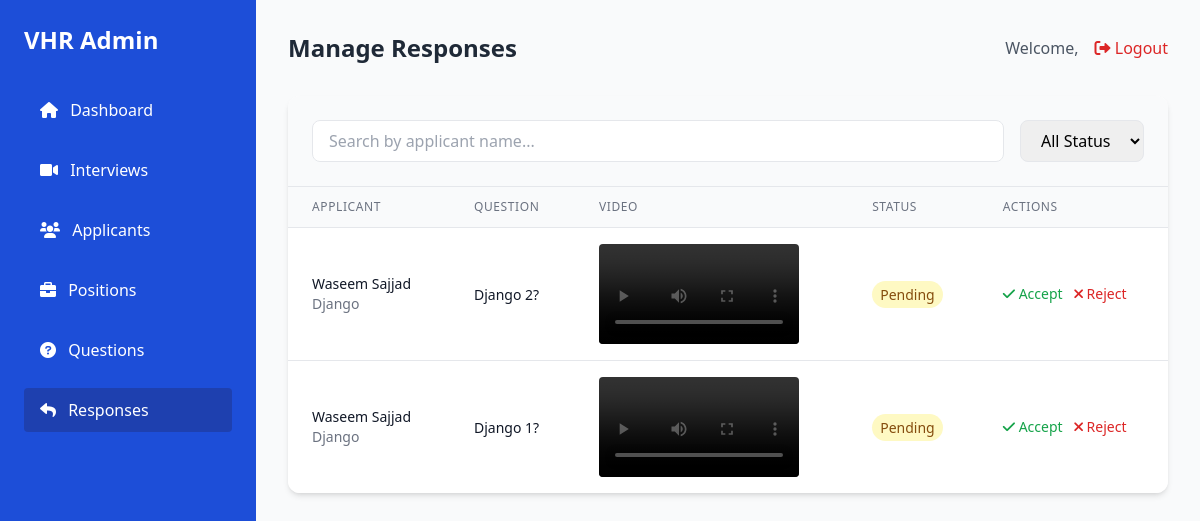
The app's page /responses/, older data.
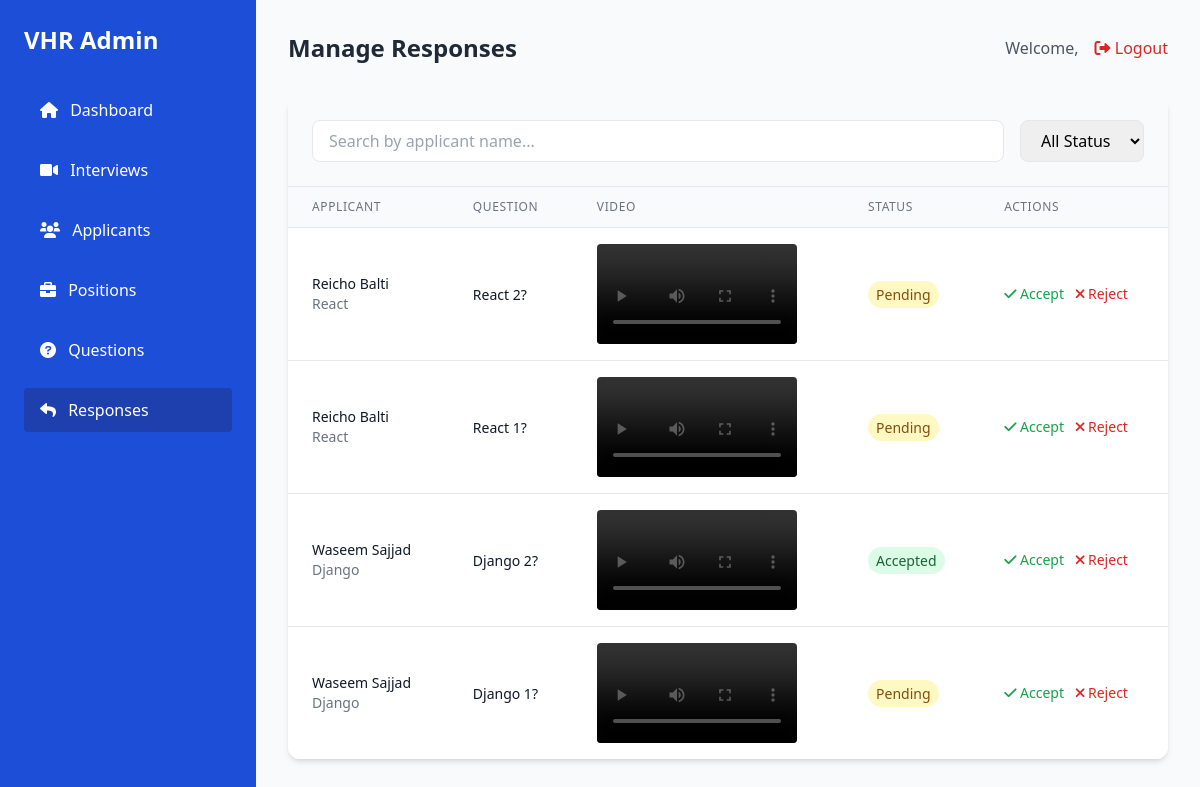
The same page, newer data.
### interviews/models.py (models this page shows, shortened)
class ApplicantResponse(models.Model):
    STATUS_CHOICES = [
        ('Pending', 'Pending'),
        ('Accepted', 'Accepted'),
        ('Rejected', 'Rejected'),
    ]
    applicant = models.ForeignKey(Applicant, on_delete=models.CASCADE, related_name="responses")
    question = models.ForeignKey(Question, on_delete=models.CASCADE, related_name="responses")
    video_response = models.FileField(upload_to='videos/', null=True, blank=True)
    submission_time = models.DateTimeField(auto_now_add=True)
    status = models.CharField(max_length=10, choices=STATUS_CHOICES, default='Pending')

class Applicant(models.Model):
    STATUS_CHOICES = [
        ('Pending', 'Pending'),
        ('Selected', 'Selected'),
        ('Rejected', 'Rejected'),
    ]
    user = models.ForeignKey(User, on_delete=models.CASCADE, related_name="applicants", null=True, blank=True)
    fullname = models.CharField(max_length=255)
    email = models.EmailField()
    position = models.ForeignKey(Position, on_delete=models.CASCADE, related_name="applicants")
    status = models.CharField(max_length=10, choices=STATUS_CHOICES, default='Pending')
    resume = models.FileField(upload_to='resumes/', null=True, blank=True)
    class Meta:
        unique_together = ('email', 'position')

class Position(models.Model):
    name = models.CharField(max_length=255, unique=True)

class Question(models.Model):
    text = models.TextField()
    positions = models.ManyToManyField(Position, related_name="questions")
    time_limit = models.IntegerField(default=60)  # Time limit in seconds

### interviews/views.py (the view)
# urls.py: path('responses/', manage_responses, name='manage_responses'),
def manage_responses(request):
    responses = ApplicantResponse.objects.all()
    applicant_id = request.GET.get('applicant')
    if applicant_id:
        responses = responses.filter(applicant_id=applicant_id)
    responses = responses.select_related(
        'applicant', 'question', 'applicant__position'
    ).order_by('-submission_time')
    return render(request, 'admin/manage_responses.html', {
        'responses': responses,
        'applicant_id': applicant_id
    })

### interviews/templates/admin/manage_responses.html (shortened to what this page needs)
{% extends "admin/base_admin.html" %}
{% block page_title %}Manage Responses{% endblock %}
{% block admin_content %}
<div class="bg-white rounded-xl shadow-md overflow-hidden">
    <div class="p-6 bg-gray-50 border-b">
        <div class="flex items-center space-x-4">
            <div class="flex-1">
                <input type="text" id="search" placeholder="Search by applicant name..."
                       class="w-full px-4 py-2 border rounded-lg focus:ring-2 focus:ring-blue-500 focus:border-blue-500">
            </div>
            <select id="status-filter" class="px-4 py-2 border rounded-lg focus:ring-2 focus:ring-blue-500 focus:border-blue-500">
                <option value="">All Status</option>
            </select>
        </div>
    </div>
    <div class="overflow-x-auto">
        <table class="min-w-full divide-y divide-gray-200">
            <thead class="bg-gray-50">
                <tr>
                    <th class="px-6 py-3 text-left text-xs font-medium text-gray-500 uppercase tracking-wider">Applicant</th>
                    <th class="px-6 py-3 text-left text-xs font-medium text-gray-500 uppercase tracking-wider">Question</th>
                    <th class="px-6 py-3 text-left text-xs font-medium text-gray-500 uppercase tracking-wider">Video</th>
                    <th class="px-6 py-3 text-left text-xs font-medium text-gray-500 uppercase tracking-wider">Status</th>
                    <th class="px-6 py-3 text-left text-xs font-medium text-gray-500 uppercase tracking-wider">Actions</th>
                </tr>
            </thead>
            <tbody class="bg-white divide-y divide-gray-200">
                {% for response in responses %}
                <tr class="hover:bg-gray-50 transition">
                    <td class="px-6 py-4 whitespace-nowrap">
                        <div class="text-sm">
                            <div class="font-medium text-gray-900">{{ response.applicant.fullname }}</div>
                            <div class="text-gray-500">{{ response.applicant.position.name }}</div>
                        </div>
                    </td>
                    <td class="px-6 py-4">
                        <span class="text-sm text-gray-900">{{ response.question.text|truncatechars:100 }}</span>
                    </td>
                    <td class="px-6 py-4">
                        {% if response.video_response %}
                        <video width="200" controls class="rounded">
                            <source src="{{ response.video_response.url }}" type="video/webm">
                        </video>
                        {% else %}
                        <span class="text-sm text-gray-500">No video uploaded</span>
                        {% endif %}
                    </td>
                    <td class="px-6 py-4 whitespace-nowrap">
                        <span class="px-2 py-1 text-sm rounded-full
                            {% if response.status == 'Pending' %}bg-yellow-100 text-yellow-800
                            {% elif response.status == 'Accepted' %}bg-green-100 text-green-800
                            {% else %}bg-red-100 text-red-800{% endif %}">
                            {{ response.status }}
                        </span>
                    </td>
                    <td class="px-6 py-4 whitespace-nowrap text-sm font-medium space-x-2">
                        <button onclick="acceptResponse({{ response.id }})"
                                class="text-green-600 hover:text-green-900">
                            <i class="fas fa-check"></i> Accept
                        </button>
                        <button onclick="rejectResponse({{ response.id }})"
                                class="text-red-600 hover:text-red-900">
                            <i class="fas fa-times"></i> Reject
                        </button>
                    </td>
                </tr>
                {% empty %}
                <tr>
                    <td colspan="5" class="px-6 py-4 text-center text-gray-500">
                        No responses available.
                    </td>
                </tr>
                {% endfor %}
            </tbody>
        </table>
    </div>
</div>
{% endblock %}

### interviews/templates/admin/base_admin.html (shortened to what this page needs)
{% load static %}
<!DOCTYPE html>
<html lang="en">
<head>
    <script src="https://cdn.tailwindcss.com"></script>
    <link href="https://cdnjs.cloudflare.com/ajax/libs/font-awesome/6.0.0/css/all.min.css" rel="stylesheet">
</head>
<body class="bg-gray-50">
    <div class="fixed inset-y-0 left-0 w-64 bg-blue-700 text-white">
        <div class="p-6">
            <h1 class="text-2xl font-bold mb-8">VHR Admin</h1>
            <nav class="space-y-4">
                <a href="{% url 'admin_dashboard' %}" class="block py-2.5 px-4 rounded transition {% if request.resolver_match.url_name == 'admin_dashboard' %}bg-blue-800{% endif %} hover:bg-blue-800">
                    <i class="fas fa-home mr-2"></i> Dashboard
                </a>
                <a href="{% url 'manage_interviews' %}" class="block py-2.5 px-4 rounded transition {% if request.resolver_match.url_name == 'manage_interviews' %}bg-blue-800{% endif %} hover:bg-blue-800">
                    <i class="fas fa-video mr-2"></i> Interviews
                </a>
                <a href="{% url 'manage_applicants' %}" class="block py-2.5 px-4 rounded transition {% if request.resolver_match.url_name == 'manage_applicants' %}bg-blue-800{% endif %} hover:bg-blue-800">
                    <i class="fas fa-users mr-2"></i> Applicants
                </a>
                <a href="{% url 'manage_positions' %}" class="block py-2.5 px-4 rounded transition {% if request.resolver_match.url_name == 'manage_positions' %}bg-blue-800{% endif %} hover:bg-blue-800">
                    <i class="fas fa-briefcase mr-2"></i> Positions
                </a>
                <a href="{% url 'manage_questions' %}" class="block py-2.5 px-4 rounded transition {% if request.resolver_match.url_name == 'manage_questions' %}bg-blue-800{% endif %} hover:bg-blue-800">
                    <i class="fas fa-question-circle mr-2"></i> Questions
                </a>
                <a href="{% url 'manage_responses' %}" class="block py-2.5 px-4 rounded transition {% if request.resolver_match.url_name == 'manage_responses' %}bg-blue-800{% endif %} hover:bg-blue-800">
                    <i class="fas fa-reply mr-2"></i> Responses
                </a>
            </nav>
        </div>
    </div>
    <div class="ml-64 p-8">
        <div class="flex justify-between items-center mb-8">
            <h2 class="text-2xl font-bold text-gray-800">{% block page_title %}{% endblock %}</h2>
            <div class="flex items-center space-x-4">
                <span class="text-gray-600">Welcome, {{ request.user.username }}</span>
                <a href="{% url 'logout' %}" class="text-red-600 hover:text-red-800">
                    <i class="fas fa-sign-out-alt"></i> Logout
                </a>
            </div>
        </div>
        {% block admin_content %}{% endblock %}
    </div>
</body>
</html>

Row changes from the older to the newer data that the page shows:
removed ApplicantResponse: applicant.fullname "Waseem Sajjad", applicant.position.name "Django", question.text "Django 2?", status "Pending"
added ApplicantResponse: applicant.fullname "Reicho Balti", applicant.position.name "React", question.text "React 2?", status "Pending"
added ApplicantResponse: applicant.fullname "Reicho Balti", applicant.position.name "React", question.text "React 1?", status "Pending"
added ApplicantResponse: applicant.fullname "Waseem Sajjad", applicant.position.name "Django", question.text "Django 2?", status "Accepted"
